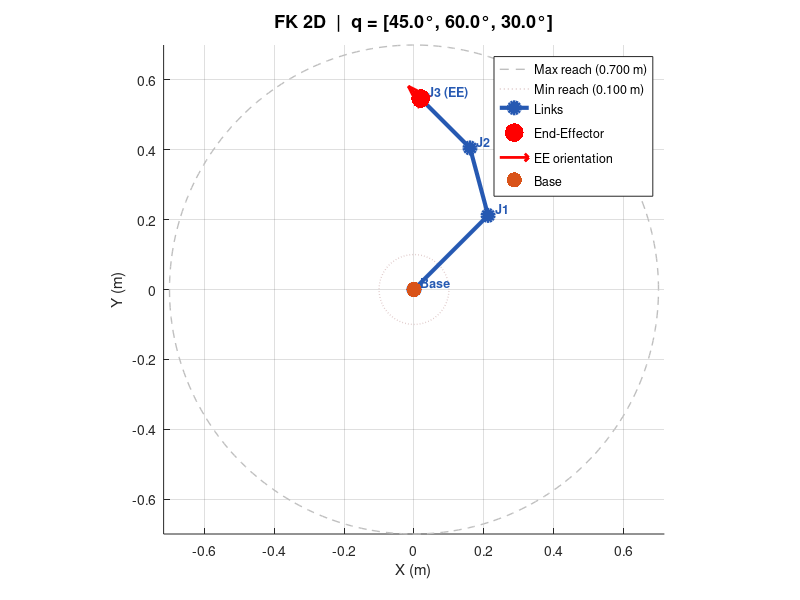

This chart was generated by the following MATLAB code:
function T_final = forwardKinematics3DOF(q, silent, link_length)

    % Default joint angles
    if nargin < 1 || isempty(q)
        q = [45,60,30];
    end

    % Default silent mode
    if nargin < 2 || isempty(silent)
        silent = false;
    end

    % Default link lengths
    if nargin < 3 || isempty(link_length)
        link_length = [0.3 0.2 0.2];
    end

    % Extract link lengths
    L1 = link_length(1);
    L2 = link_length(2);
    L3 = link_length(3);
    
    % q = [q1; q2; q3], Joint angles in radians (shoulder, elbow, wrist)
    q = deg2rad(q(:));
    q1 = q(1);  q2 = q(2);  q3 = q(3);
    a1 =  q1;
    a2 =  q1 + q2;
    a3 =  q1 + q2 + q3;

    P0 = [0; 0];
    P1 = P0 + L1 * [cos(a1); sin(a1)];
    P2 = P1 + L2 * [cos(a2); sin(a2)];
    P3 = P2 + L3 * [cos(a3); sin(a3)];

    T_final = [ cos(a3), -sin(a3), 0,  P3(1);
                sin(a3),  cos(a3), 0,  P3(2);
                0,        0,       1,  0;
                0,        0,       0,  1    ];

    if ~silent
        fprintf('\n');
        fprintf('# Forward Kinematics Results  (3-DOF Planar 2D)\n');
        fprintf('  Joint Angles (deg):   q1=%7.2f   q2=%7.2f   q3=%7.2f\n', ...
            rad2deg(q1), rad2deg(q2), rad2deg(q3));
        fprintf('\n');

        fprintf('  Transformation Matrix T_0→EE:\n');
        for r = 1:4
            fprintf('    [ ');
            fprintf('%10.5f  ', T_final(r,:));
            fprintf(']\n');
        end
        fprintf('\n');

        fprintf('  Joint Positions:\n');
        fprintf('\tBase   : (%.4f,  %.4f) m\n', P0(1), P0(2));
        fprintf('\tElbow  : (%.4f,  %.4f) m\n', P1(1), P1(2));
        fprintf('\tWrist  : (%.4f,  %.4f) m\n', P2(1), P2(2));
        fprintf('\tEnd-Eff: (%.4f,  %.4f) m\n', P3(1), P3(2));

        fprintf('\n');
        fprintf('  End-Effector:\n');
        fprintf('\tX     = %8.4f m\n', P3(1));
        fprintf('\tY     = %8.4f m\n', P3(2));
        fprintf('\tAngle = %8.2f deg  (orientation in XY plane)\n', rad2deg(a3));

        r_max = L1 + L2 + L3;
        r_min = abs(L1 - L2 - L3);
        
        %% 2D Visualization
        figFK = figure('Name', 'Forward Kinematics – 3DOF Planar 2D', ...
            'NumberTitle', 'off', 'Color', 'black', 'Position', [100 100 700 650]);

        ax = axes('Parent', figFK);
        hold(ax, 'on');
        axis(ax, 'equal');
        grid(ax, 'on');

        % Workspace circles
        theta_c = linspace(0, 2*pi, 300);
        plot(ax, r_max * cos(theta_c), r_max * sin(theta_c), ...
            '--', 'Color', [0.75 0.75 0.75], 'LineWidth', 1.0, ...
            'DisplayName', sprintf('Max reach (%.3f m)', r_max));
        if r_min > 0
            plot(ax, r_min * cos(theta_c), r_min * sin(theta_c), ...
                ':', 'Color', [0.85 0.75 0.75], 'LineWidth', 1.0, ...
                'DisplayName', sprintf('Min reach (%.3f m)', r_min));
        end

        % Links
        pts = [P0, P1, P2, P3];
        plot(ax, pts(1,:), pts(2,:), ...
            '-o', ...
            'Color',           [0.15 0.35 0.70], ...
            'LineWidth',       3.0, ...
            'MarkerSize',      8, ...
            'MarkerFaceColor', [0.15 0.35 0.70], ...
            'DisplayName',     'Links');

        % Joint labels
        labels = {'Base','J1','J2','J3 (EE)'};
        offsets = [0.02, 0.02; 0.02, 0.02; 0.02, 0.02; 0.02, 0.02];
        for k = 1:4
            text(ax, pts(1,k)+offsets(k,1), pts(2,k)+offsets(k,2), ...
                labels{k}, ...
                'FontSize',   9, ...
                'FontWeight', 'bold', ...
                'Color',      [0.15 0.35 0.70]);
        end

        % End-effector marker
        scatter(ax, P3(1), P3(2), 180, 'r', 'filled', ...
            'DisplayName', 'End-Effector');

        % EE orientation arrow
        arrow_len = 0.05;
        quiver(ax, P3(1), P3(2), ...
               arrow_len*cos(a3), arrow_len*sin(a3), ...
               0, 'r', 'LineWidth', 2, 'MaxHeadSize', 0.8, ...
               'DisplayName', 'EE orientation');

        % Base marker
        scatter(ax, 0, 0, 120, 'ks', 'filled', 'DisplayName', 'Base');

        title(ax, sprintf('FK 2D  |  q = [%.1f°, %.1f°, %.1f°]', ...
              rad2deg(q1), rad2deg(q2), rad2deg(q3)), ...
              'FontSize', 13);
        xlabel(ax, 'X (m)');
        ylabel(ax, 'Y (m)');
        legend(ax, 'Location', 'northeast');
        hold(ax, 'off');
    end
end
